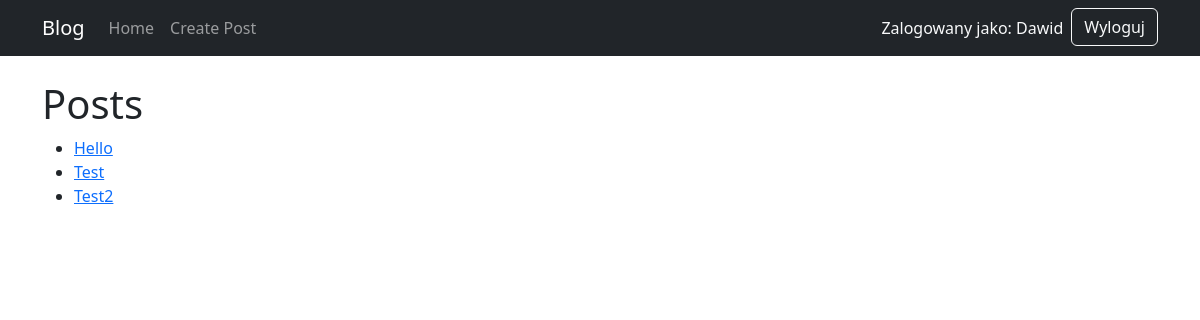
The page / (signed in) on the database as committed earlier.
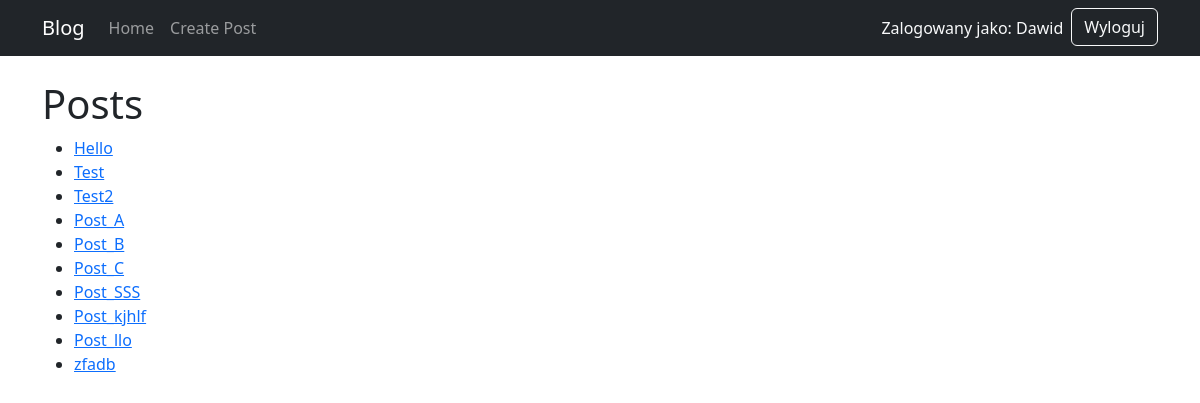
The same page on the database as committed later.
### Posts/models.py (models this page shows, shortened)
class Post(models.Model):
    STATUS_CHOICES = [
        ("draft", "Draft"),
        ("published", "Published"),
    ]
    title = models.CharField(max_length=255)
    author = models.ForeignKey("auth.User", on_delete=models.CASCADE)
    content = models.TextField()
    created_at = models.DateTimeField(auto_now_add=True)
    updated_at = models.DateTimeField(auto_now=True)
    status = models.CharField(choices=STATUS_CHOICES, default="draft", max_length=10)
    posted_at = models.DateTimeField(blank=True, null=True)
    image = models.ImageField(upload_to="posts/%Y/%m/%d/", null=True, blank=True)

### Posts/views.py (the view)
# urls.py: path("", views.posts_list, name="list"),
@login_required
def posts_list(request):
    posts = Post.objects.filter(status="published")
    page_number = request.GET.get("page", 1)
    per_page = request.GET.get("per_page", 10)
    paginator = Paginator(posts, per_page)
    page_obj = paginator.page(page_number)
    return render(request, "list.html", {"page_obj": page_obj})

### Posts/templates/list.html (shortened to what this page needs)
{% extends "base.html" %}
{% block content %}
<h1>Posts</h1>
<ul>
{% for post in page_obj %}
    <li><a href="{% url 'Posts:details' post.id %}">{{ post.title }}</a></li>
{% endfor %}
</ul>
{% endblock %}

### Posts/templates/base.html (shortened to what this page needs)
<!DOCTYPE html>
<html lang="en">
<head>
    <link href="https://cdn.jsdelivr.net/npm/bootstrap@5.3.3/dist/css/bootstrap.min.css" rel="stylesheet">
</head>
<body>
    <nav class="navbar navbar-expand-lg navbar-dark bg-dark mb-4">
        <div class="container">
            <a class="navbar-brand" href="{% url 'Posts:list' %}">Blog</a>
            <div class="collapse navbar-collapse" id="navbarNav">
                <ul class="navbar-nav me-auto">
                    <li class="nav-item">
                        <a class="nav-link" href="{% url 'Posts:list' %}">Home</a>
                    </li>
                    <li class="nav-item">
                        <a class="nav-link" href="{% url 'Posts:create' %}">Create Post</a>
                    </li>
                </ul>
                <div class="navbar-nav">
                    {% if user.is_authenticated %}
                        <span class="nav-item nav-link text-light">Zalogowany jako: {{ user.username }}</span>
                        <form class="d-inline" method="post" action="{% url 'Posts:logout' %}">
                            <button type="submit" class="btn btn-outline-light">Wyloguj</button>
                        </form>
                    {% else %}
                        <a class="btn btn-outline-light" href="{% url 'Posts:login' %}">Zaloguj</a>
                    {% endif %}
                </div>
            </div>
        </div>
    </nav>
    <div class="container">
        {% block content %}
        {% endblock %}
    </div>
</body>
</html>

Rows that differ between the two databases and show on the page:
added Post: title "Post_A"
added Post: title "Post_B"
added Post: title "Post_C"
added Post: title "Post_SSS"
added Post: title "Post_kjhlf"
added Post: title "Post_llo"
added Post: title "zfadb"
